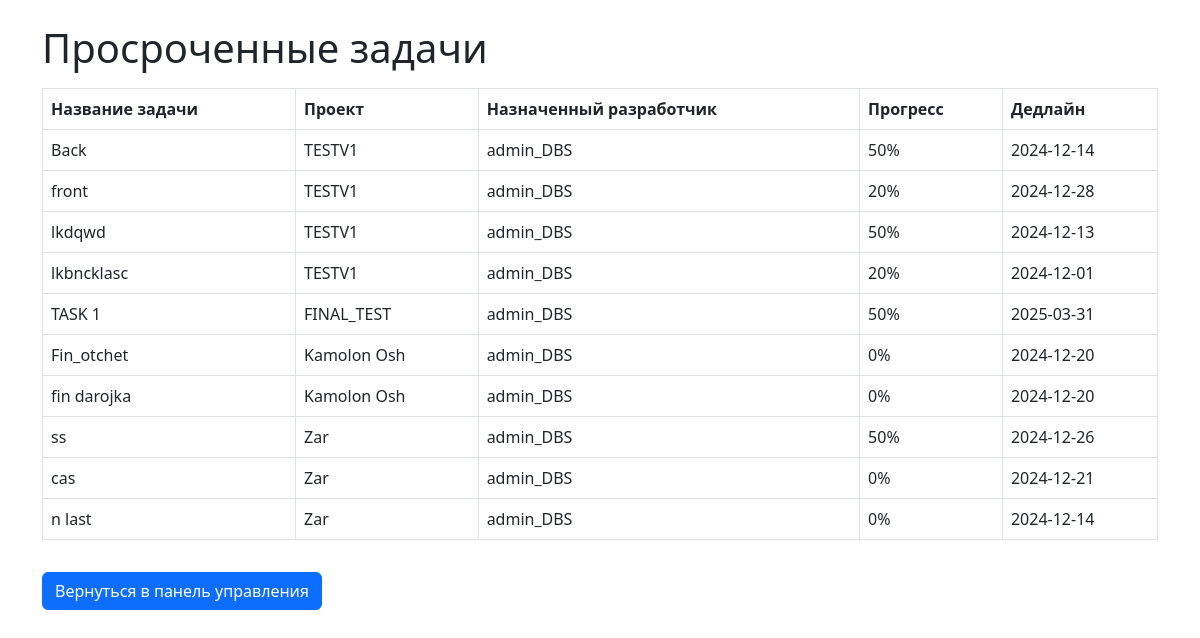
The app's page /overdue_tasks/ (signed in) with its own data.
### fin_app_v2/models.py (models this page shows, shortened)
class Task(models.Model):
    TASK_TYPE_CHOICES = [
        ('SIMPLE', 'Простая задача'),
        ('PATPIS', 'Повторяющаяся задача')
    ]
    job = models.ForeignKey(Job, on_delete=models.CASCADE, related_name='tasks')
    title = models.CharField(max_length=100)
    hours = models.PositiveIntegerField(default=1)
    description = models.TextField()
    assigned_users = models.ManyToManyField(User, related_name='developer_tasks')
    task_percentage = models.PositiveIntegerField()
    progress = models.PositiveIntegerField(default=0)
    start_date = models.DateField(auto_now_add=True, null=True)
    deadline = models.DateField(null=True, blank=True)
    feedback = models.TextField(blank=True, null=True)
    money_for_task = models.PositiveIntegerField(default=0)
    paid = models.BooleanField(default=False)
    task_type = models.CharField(
        max_length=7,
        choices=TASK_TYPE_CHOICES,
        default='SIMPLE'
    )
    confirmed = models.BooleanField(default=False)
    confirmation_date = models.DateTimeField(null=True, blank=True)
    confirmed_by = models.ForeignKey(
        User,
        on_delete=models.SET_NULL,
        null=True,
        blank=True,
        related_name='confirmed_tasks'
    )

class Job(models.Model):
    title = models.CharField(max_length=100)
    client_email = models.EmailField(unique=True)
    client_password = models.CharField(max_length=100)
    over_all_income = models.PositiveIntegerField(default=0)  # Total income for the job
    created_at = models.DateTimeField(auto_now_add=True)  # Add this field

### fin_app_v2/views.py (the view)
# urls.py: path('overdue_tasks/', views.overdue_tasks, name='overdue_tasks'),
@login_required
def overdue_tasks(request):
    overdue_tasks = Task.objects.filter(
        progress__lt=100,  # Not completed
        deadline__lt=now().date()  # Deadline in the past
    ).select_related('job').prefetch_related('assigned_users')  # Use prefetch_related for many-to-many
    context = {
        'overdue_tasks': overdue_tasks,
    }
    return render(request, 'overdue_tasks.html', context)

### templates/overdue_tasks.html (shortened to what this page needs)
<!DOCTYPE html>
<html lang="ru">
<head>
    <link href="https://cdn.jsdelivr.net/npm/bootstrap@5.3.0-alpha1/dist/css/bootstrap.min.css" rel="stylesheet">
</head>
<body>
    <div class="container mt-4">
        <h1>Просроченные задачи</h1>
        {% if overdue_tasks %}
        <table class="table table-bordered mt-3">
            <thead>
                <tr>
                    <th>Название задачи</th>
                    <th>Проект</th>
                    <th>Назначенный разработчик</th>
                    <th>Прогресс</th>
                    <th>Дедлайн</th>
                </tr>
            </thead>
            <tbody>
                {% for task in overdue_tasks %}
                <tr>
                    <td>{{ task.title }}</td>
                    <td>{{ task.job.title }}</td>
                    <td>{{ task.assigned_users.all|join:", " }}</td>
                    <td>{{ task.progress }}%</td>
                    <td>{{ task.deadline|date:"Y-m-d" }}</td>
                </tr>
                {% endfor %}
            </tbody>
        </table>
        {% else %}
        <p>Просроченные задачи не найдены.</p>
        {% endif %}
        <a href="{% url 'admin_dashboard' %}" class="btn btn-primary mt-3">Вернуться в панель управления</a>
    </div>
</body>
</html>

### records on screen
Task: title "Back", job "TESTV1", assigned_users.all "admin_DBS", progress "50", deadline "2024-12-14"
Task: title "front", job "TESTV1", assigned_users.all "admin_DBS", progress "20", deadline "2024-12-28"
Task: title "lkdqwd", job "TESTV1", assigned_users.all "admin_DBS", progress "50", deadline "2024-12-13"
Task: title "lkbncklasc", job "TESTV1", assigned_users.all "admin_DBS", progress "20", deadline "2024-12-01"
Task: title "TASK 1", job "FINAL_TEST", assigned_users.all "admin_DBS", progress "50", deadline "2025-03-31"
Task: title "Fin_otchet", job "Kamolon Osh", assigned_users.all "admin_DBS", progress "0", deadline "2024-12-20"
Task: title "fin darojka", job "Kamolon Osh", assigned_users.all "admin_DBS", progress "0", deadline "2024-12-20"
Task: title "ss", job "Zar", assigned_users.all "admin_DBS", progress "50", deadline "2024-12-26"
Task: title "cas", job "Zar", assigned_users.all "admin_DBS", progress "0", deadline "2024-12-21"
Task: title "n last", job "Zar", assigned_users.all "admin_DBS", progress "0", deadline "2024-12-14"
